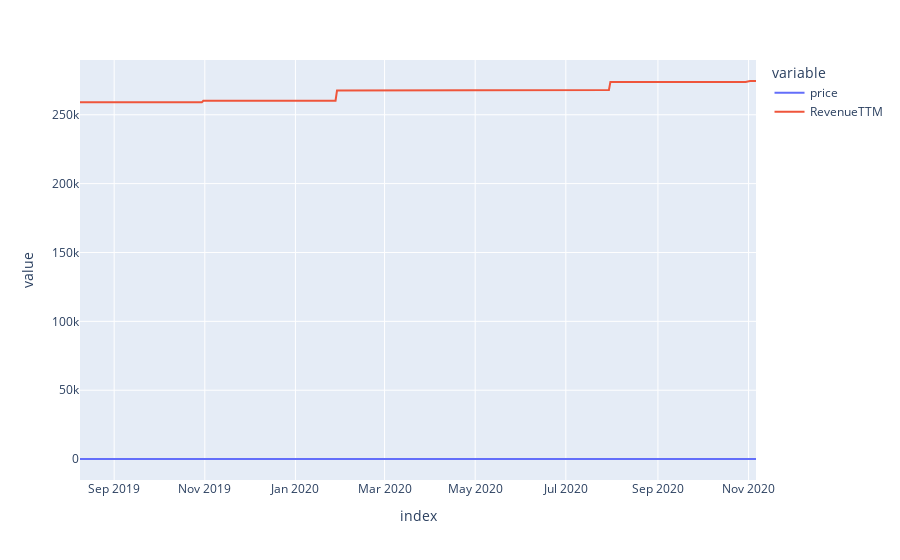

The notebook cell this image was saved under:
### Code cell
fig = get_graph(['price', 'RevenueTTM'], 'AAPL')
fig.show()

### Figure 1 — Plotly figure (JSON) as saved in the notebook; plotly's stock layout.template omitted (floating-point values rounded to 4 significant figures; data arrays with more than 128 entries replaced by an {"elided": "..."} marker saying what was removed)
{"data": [{"hovertemplate": "variable=price<br>index=%{x}<br>value=%{y}<extra></extra>", "legendgroup": "price", "line": {"color": "#636efa", "dash": "solid"}, "mode": "lines", "name": "price", "orientation": "v", "showlegend": true, "type": "scatter", "x": {"elided": "322 str values"}, "xaxis": "x", "y": {"elided": "322 float values"}, "yaxis": "y"}, {"hovertemplate": "variable=RevenueTTM<br>index=%{x}<br>value=%{y}<extra></extra>", "legendgroup": "RevenueTTM", "line": {"color": "#EF553B", "dash": "solid"}, "mode": "lines", "name": "RevenueTTM", "orientation": "v", "showlegend": true, "type": "scatter", "x": {"elided": "322 str values"}, "xaxis": "x", "y": {"elided": "322 int values"}, "yaxis": "y"}], "layout": {"legend": {"title": {"text": "variable"}, "tracegroupgap": 0}, "margin": {"t": 60}, "xaxis": {"anchor": "y", "domain": [0, 1], "title": {"text": "index"}}, "yaxis": {"anchor": "x", "domain": [0, 1], "title": {"text": "value"}}}}
